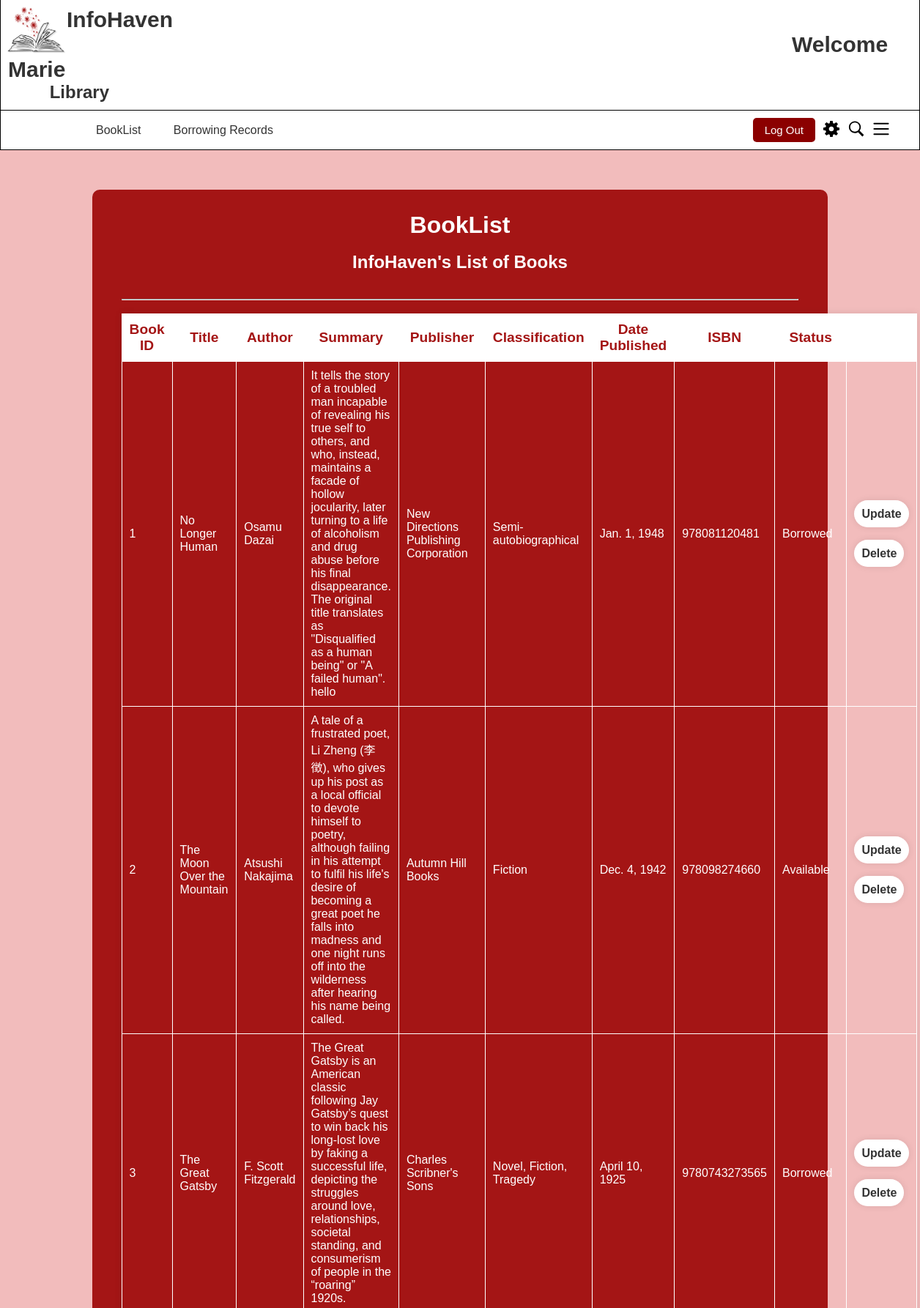
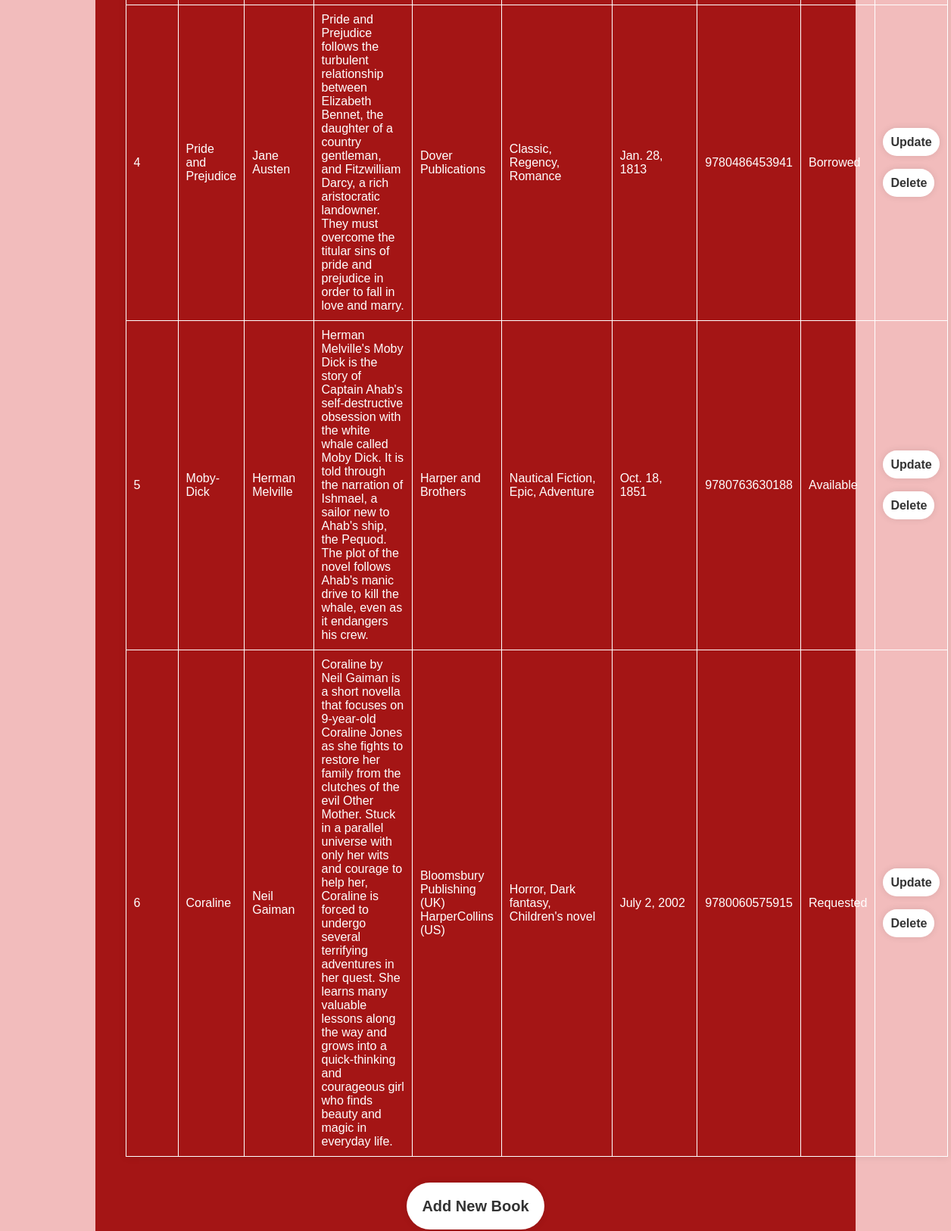
/DashboardAdmin (signed in, upper part), run on the app's committed database (2 pictures, top to bottom).
### InfoHaven_App/models.py (models this page shows, shortened)
class Book(models.Model):
    book_id = models.CharField(primary_key=True, unique=True, max_length=50)
    author_id = models.CharField(max_length=50)
    title = models.CharField(max_length=255)
    summary = models.TextField(null=True, blank=True)
    author = models.CharField(max_length=255)
    publisher = models.CharField(max_length=255)
    classification = models.CharField(max_length=255)
    date_published = models.DateField()
    isbn = models.CharField(max_length=13, unique=True)
    status = models.CharField(max_length=50)
    borrower = models.CharField(max_length=50, blank=True, null=True)

### InfoHaven_App/views.py (the view)
# urls.py: path('DashboardAdmin',views.dashboard_admin, name="DashboardAdmin"),
def dashboard_admin(request):
    books = Book.objects.all()
    context = {
        'books': books,
    }
    return render(request, 'InfoHaven_App/Dashboard-admin.html', context)

### templates/InfoHaven_App/Dashboard-admin.html (shortened to what this page needs)
<!DOCTYPE html>
<html lang="en">
  <head>
      {% load static %}
      <link rel="stylesheet" href="{% static 'styles.css' %}">
  </head>
  <body>
      <header style="padding: 0;">
          <div class="bordering2">
              <img src="{% static 'logo.png' %}" alt="logo" class="logo">
              <h1 class="element" style="padding-left: 10px; padding-top: 10px; font-size: 30px;">
                  InfoHaven
                  {% if request.session.member_type == 0 %}
                      <span style="padding-left: 990px;">Welcome {{ request.session.member_fname }}</span>
                  {% else %}
                      <span style="padding-left: 990px;">Welcome Admin</span>
                  {% endif %}
              </h1>
              <h2 class="element" style="padding-left: 40px; padding-bottom: 10px;">&nbsp;&nbsp;&nbsp;&nbsp;Library</h2>
          </div>
          <nav class="bordering">
              <ul class="menu">
                  {% if request.session.member_type == 0 %}
                      <li><a href="/Dashboard">BookList</a></li>
                      <li><a href="/Start_Logged">Borrowing Records</a></li>
                  {% else %}
                    <li><a href="/DashboardAdmin">Book List</a></li>
                    <li><a href="/UserRecords">Borrowing Records</a></li>
                    <li><a href="/BorrowRequest">Requests</a></li>
                  {% endif %}
              </ul>
              <div class="user-actions">
                  <a href="/Logout">
                      <button id="sign-in">Log Out</button>
                  </a>
                  <div id="settings-icon">
                    <img src="{% static 'settings.svg' %}" alt="Settings Icon" id="settings-button">
                </div>
                  <div id="search-icon">
                      <img src="{% static 'search.svg' %}" alt="Search Icon">
                  </div>
                  <div id="menu-icon">
                      <img src="{% static 'menu.svg' %}" alt="Menu Icon">
                  </div>
              </div>
          </nav>
      </header>
    <main style="background-color: #F2BCBC; min-height: 120vh;">
      <br><br><br>
      <div class="db_wrapper">
        <h1 class="" style="text-align: center;">BookList</h1>
        <br>
        <h2 class="" style="text-align: center;">InfoHaven's List of Books</h2>
        <br> <br> <hr>
        <br>
        <div class="row justify-content-center">
          <div class="col-md-12">
            <table class="table table-striped table-bordered table-hover center">
              <thead>
                <tr style="font-size: larger;">
                  <th>Book ID</th>
                  <th>Title</th>
                  <th>Author</th>
                  <th>Summary</th>
                  <th>Publisher</th>
                  <th>Classification</th>
                  <th>Date Published</th>
                  <th>ISBN</th>
                  <th>Status</th>
                  <th> </th>
                </tr>
              </thead>
              <tbody>
                  {% for book in books %}
                  <tr>
                    <td>{{ book.book_id }}</td>
                    <td>{{ book.title }}</td>
                    <td>{{ book.author }}</td>
                    <td>{{ book.summary }}</td>
                    <td>{{ book.publisher }}</td>
                    <td>{{ book.classification }}</td>
                    <td>{{ book.date_published }}</td>
                    <td>{{ book.isbn }}</td>
                    <td>{{ book.status }}</td>
                    <td>
                      <br>
                        <a href="{% url 'update_book' book.book_id %}" class="btn">Update</a>
                        <br><br><br>
                        <a href="{% url 'delete_book' book.book_id %}" class="btn">Delete</a><br><br>
                    </td>
                  </tr>
                {% endfor %}
              </tbody>
          </table>
            <div class="row justify-content-center">
              <br><br><br>
              <div class="container">
                <a href="{% url 'add_book' %}" class="btn_add" style="margin-left: auto; margin-right: auto;">Add New Book</a>
              <br><br><br>
              </div>
            </div>
          </div>
        </div>
      </div>
      <br><br><br>
    </main>
  </body>
</html>

### static/styles.css (style rules this page uses)
body { font-family: Arial, sans-serif; margin: 0; padding: 0; }
nav { display: flex; justify-content: space-between; align-items: center; margin: 0 auto; padding: 0 20px; }
.logo { width: 90px; height: 75px; float: left; }
.element { margin: 0; padding: 0; }
.bordering { padding: 10px; border-top: none; border-right: 1px solid black; border-bottom: 1px solid black; border-left: 1px solid black; }
.bordering2 { border-top: none; border-right: 1px solid black; border-bottom: 1px solid black; border-left: 1px solid black; }
.menu { list-style-type: none; padding: 0; margin-left: 100px; }
.menu li { display: inline; margin-left: 20px; margin-right: 20px; }
.menu li a { text-decoration: none; color: #333; }
.user-actions { display: flex; align-items: center; margin-right: 20px; }
#sign-up, #sign-in { margin-right: 10px; background-color: darkred; color: #fff; border: none; padding: 8px 16px; cursor: pointer; border-radius: 5px; font-size: 15px; }
#search-icon { margin-right: 10px; cursor: pointer; }
#search-icon img { width: 24px; height: 24px; }
#menu-icon { margin-right: 10px; cursor: pointer; }
#menu-icon img { width: 24px; height: 24px; }
* { margin: 0; padding: 0; box-sizing: border-box; font-family: "Poppins", sans-serif; }
body { justify-content: center; align-items: center; min-height: 100vh; background-size: cover; background-position: center; }
header { color: #333; background-color: #fff; padding: 10px 0; }
.db_wrapper { width: 80%; margin-right: auto; margin-left: auto; background: #a41515; color: #fff; border-radius: 10px; padding: 30px 40px; min-width: 500px; }
.db_wrapper .btn { background: #fff; border: none; outline: none; border-radius: 40px; box-shadow: 0 0 10px rgba(0, 0, 0, .1); cursor: pointer; font-size: 16px; color: #333; font-weight: 600; padding: 10px; text-decoration: none; }
.db_wrapper .btn_add { background: #fff; border: none; outline: none; border-radius: 40px; box-shadow: 0 0 10px rgba(0, 0, 0, .1); cursor: pointer; font-size: 20px; color: #333; font-weight: 600; padding: 20px; text-decoration: none; }
.table { width: 100%; border-collapse: collapse; box-shadow: 0px 0px 10px 0px rgba(0,0,0,0.1); }
.table th { background-color: white; color: #a41515; padding: 10px; border: 1px solid white; width: auto; height: auto; }
.table td { padding: 10px; border: 1px solid white; }
.center { margin-left: auto; margin-right: auto; }
.container { width: 100%; text-align: center; }

### data on the page
Book: book_id "1", title "No Longer Human", author "Osamu Dazai", summary "It tells the story of a troubled man incapable of revealing his true self to others, and who, instead, maintains a facade of hollow jocularity, later turning to a life of alcoholism and drug abuse before his final disappearance. The original title translates as \"Disqualified as a human being\" or \"A failed human\". hello", publisher "New Directions Publishing Corporation", classification "Semi-autobiographical", date_published "Jan. 1, 1948", isbn "978081120481", status "Borrowed"
Book: book_id "2", title "The Moon Over the Mountain", author "Atsushi Nakajima", summary "A tale of a frustrated poet, Li Zheng (李徴), who gives up his post as a local official to devote himself to poetry, although failing in his attempt to fulfil his life's desire of becoming a great poet he falls into madness and one night runs off into the wilderness after hearing his name being called.", publisher "Autumn Hill Books", classification "Fiction", date_published "Dec. 4, 1942", isbn "978098274660", status "Available"
Book: book_id "3", title "The Great Gatsby", author "F. Scott Fitzgerald", summary "The Great Gatsby is an American classic following Jay Gatsby’s quest to win back his long-lost love by faking a successful life, depicting the struggles around love, relationships, societal standing, and consumerism of people in the “roaring” 1920s.", publisher "Charles Scribner's Sons", classification "Novel, Fiction, Tragedy", date_published "April 10, 1925", isbn "9780743273565", status "Borrowed"
Book: book_id "4", title "Pride and Prejudice", author "Jane Austen", summary "Pride and Prejudice follows the turbulent relationship between Elizabeth Bennet, the daughter of a country gentleman, and Fitzwilliam Darcy, a rich aristocratic landowner. They must overcome the titular sins of pride and prejudice in order to fall in love and marry.", publisher "Dover Publications", classification "Classic, Regency, Romance", date_published "Jan. 28, 1813", isbn "9780486453941", status "Borrowed"
Book: book_id "5", title "Moby-Dick", author "Herman Melville", summary "Herman Melville's Moby Dick is the story of Captain Ahab's self-destructive obsession with the white whale called Moby Dick. It is told through the narration of Ishmael, a sailor new to Ahab's ship, the Pequod. The plot of the novel follows Ahab's manic drive to kill the whale, even as it endangers his crew.", publisher "Harper and Brothers", classification "Nautical Fiction, Epic, Adventure", date_published "Oct. 18, 1851", isbn "9780763630188", status "Available"
Book: book_id "6", title "Coraline", author "Neil Gaiman", summary "Coraline by Neil Gaiman is a short novella that focuses on 9-year-old Coraline Jones as she fights to restore her family from the clutches of the evil Other Mother. Stuck in a parallel universe with only her wits and courage to help her, Coraline is forced to undergo several terrifying adventures in her quest. She learns many valuable lessons along the way and grows into a quick-thinking and courageous girl who finds beauty and magic in everyday life.", publisher "Bloomsbury Publishing (UK) HarperCollins (US)", classification "Horror, Dark fantasy, Children's novel", date_published "July 2, 2002", isbn "9780060575915", status "Requested"

### other printed values
{{ request.session.member_fname }} "Marie"
